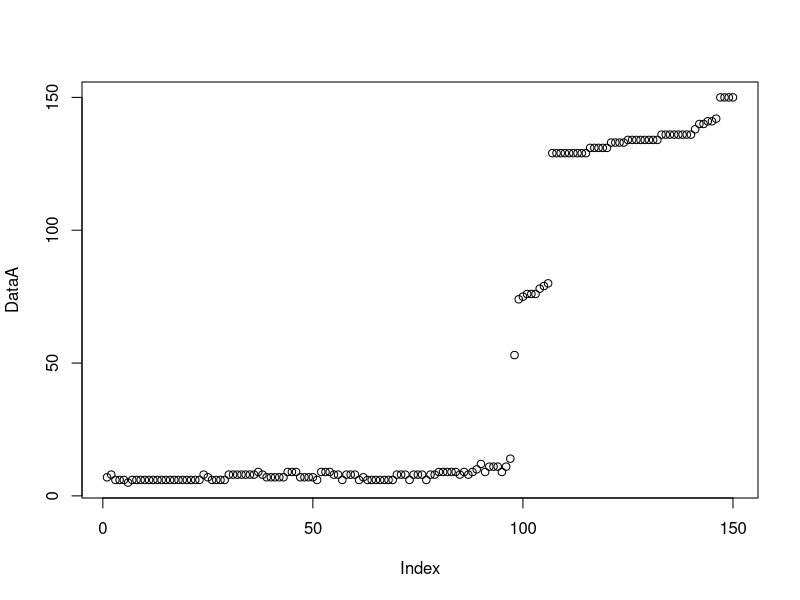

Generate this figure with R:
sortObjectsByDist = function(xl, z){
  
  l = dim(xl)[1];
  n = dim(xl)[2]-1;
  
  distances = matrix(NA, l, 2);
  
  for (i in 1:l){
    distances[i, ] = c(i, sqrt(sum((xl[i, 1:n] - z)^2)));
  }
  
  orderedXl = xl[order(distances[, 2]), ];
  return (orderedXl);
}

classif_kNN = function(orderedXl, k){
  
  classes = orderedXl[1:k, 3];
  
  counts = table(classes);
  
  class = names(which.max(counts));
  
  return (class)
}

kNN = function(xl, z, k){
  return(classif_kNN(sortObjectsByDist(xl, z), k))
}

LOO = function(xl, sort = sortObjectsByDist, classification = classif_kNN){
  n = dim(xl)[1];
  DataA = array(0,n);
  
  for(i in 1:n){
    orderedXl = sort(xl[-i,], c(xl[i,1], xl[i,2]));
    
    for(k in 1:n){
      class = classification(orderedXl, k);
      #print(class);
      #print(xl[i,3]);
      if(class != xl[i,3]){
        DataA[k] = DataA[k] + 1;
      }
    }
    print(i);
    print(DataA);
  }
  return (DataA)
}


xl = iris[,3:5];

DataA = LOO(xl);  
print(DataA);
plot(DataA)
